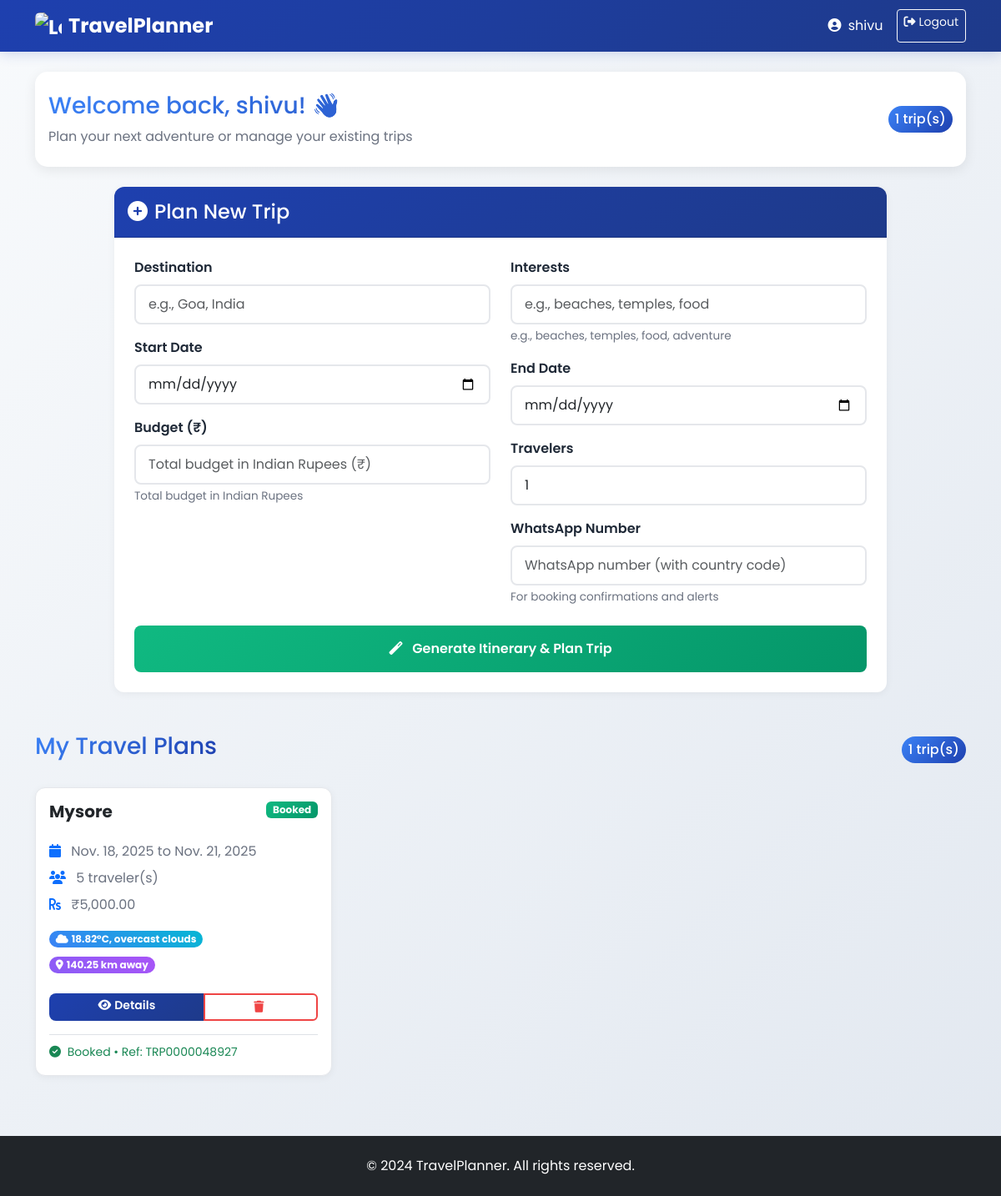
Page /dashboard/ (signed in) on the committed database.
### itinerary/models.py (models this page shows, shortened)
class Trip(models.Model):
    user = models.ForeignKey(User, on_delete=models.CASCADE)
    destination = models.CharField(max_length=100)
    start_date = models.DateField()
    end_date = models.DateField()
    budget = models.DecimalField(max_digits=15, decimal_places=2, null=True, blank=True)
    travelers = models.IntegerField(default=1)
    interests = models.CharField(max_length=200, blank=True)
    weather = models.TextField(blank=True)
    hotels = models.TextField(blank=True)
    attractions = models.TextField(blank=True)
    itinerary = models.TextField(blank=True)
    distance_km = models.FloatField(null=True, blank=True)
    created_at = models.DateTimeField(auto_now_add=True)
    is_booked = models.BooleanField(default=False)
    booking_reference = models.CharField(max_length=20, blank=True)
    tickets_sent = models.BooleanField(default=False)
    whatsapp_sent = models.BooleanField(default=False)
    phone_number = models.CharField(max_length=15, blank=True)  # Add phone number field
    @property
    def formatted_budget(self):
        if self.budget:
            return f"₹{self.budget:,.2f}"
        return "Not specified"

### itinerary/views.py (the view, shortened to what this page needs)
# urls.py: path('dashboard/', views.dashboard_view, name='dashboard'),
def dashboard_view(request):
    if not request.user.is_authenticated:
        return redirect('register')
    trips = Trip.objects.filter(user=request.user).order_by('-created_at')
    form = TripForm()
    return render(request, 'dashboard.html', {
        'form': form,
        'trips': trips,
        'user': request.user
    })

### itinerary/templates/dashboard.html (shortened to what this page needs)
<!DOCTYPE html>
<html lang="en">
<head>
    <link rel="stylesheet" href="https://cdn.jsdelivr.net/npm/bootstrap@5.3.2/dist/css/bootstrap.min.css">
    <link rel="stylesheet" href="https://cdnjs.cloudflare.com/ajax/libs/font-awesome/6.5.0/css/all.min.css">
</head>
<body>
<nav class="navbar navbar-expand-lg navbar-custom">
    <div class="container">
        <a class="navbar-brand logo d-flex align-items-center" href="#">
            <img src="https://i.postimg.cc/02sbfNTz/travel-logo.jpg"
                 alt="Logo"
                 class="me-2"
                 style="height: 32px; width: 32px; object-fit: cover; border-radius: 6px;">
            <span>TravelPlanner</span>
        </a>
        <div class="navbar-nav ms-auto">
            <span class="navbar-text text-white me-3">
                <i class="fas fa-user-circle me-1"></i>
                {{ user.username }}
            </span>
            <a href="{% url 'logout' %}" class="btn btn-outline-light btn-sm">
                <i class="fas fa-sign-out-alt me-1"></i>Logout
            </a>
        </div>
    </div>
</nav>
    <div class="container mt-4 fade-in">
        <div class="row mb-4">
            <div class="col-12">
                <div class="card welcome-card border-0">
                    <div class="card-body py-4">
                        <div class="row align-items-center">
                            <div class="col-md-8">
                                <h3 class="card-title mb-2 text-gradient">Welcome back, {{ user.username }}! 👋</h3>
                                <p class="text-muted mb-0">Plan your next adventure or manage your existing trips</p>
                            </div>
                            <div class="col-md-4 text-md-end">
                                <span class="badge badge-custom fs-6 p-2">{{ trips.count }} trip(s)</span>
                            </div>
                        </div>
                    </div>
                </div>
            </div>
        </div>
        <div class="row mb-5 fade-in" id="trip-form">
            <div class="col-lg-10 mx-auto">
                <div class="card trip-card border-0">
                    <div class="card-header card-header-custom text-white py-3">
                        <h4 class="mb-0"><i class="fas fa-plus-circle me-2"></i>Plan New Trip</h4>
                    </div>
                    <div class="card-body p-4">
                        <form method="POST">
                            <div class="row">
                                <div class="col-md-6">
                                    <div class="mb-3">
                                        <label class="form-label">Destination</label>
                                        {{ form.destination }}
                                    </div>
                                    <div class="mb-3">
                                        <label class="form-label">Start Date</label>
                                        {{ form.start_date }}
                                    </div>
                                    <div class="mb-3">
                                        <label class="form-label">Budget (₹)</label>
                                        {{ form.budget }}
                                        <div class="form-text">Total budget in Indian Rupees</div>
                                    </div>
                                </div>
                                <div class="col-md-6">
                                    <div class="mb-3">
                                        <label class="form-label">Interests</label>
                                        {{ form.interests }}
                                        <div class="form-text">e.g., beaches, temples, food, adventure</div>
                                    </div>
                                    <div class="mb-3">
                                        <label class="form-label">End Date</label>
                                        {{ form.end_date }}
                                    </div>
                                    <div class="mb-3">
                                        <label class="form-label">Travelers</label>
                                        {{ form.travelers }}
                                    </div>
                                    <div class="mb-3">
                                        <label class="form-label">WhatsApp Number</label>
                                        {{ form.phone_number }}
                                        <div class="form-text">For booking confirmations and alerts</div>
                                    </div>
                                </div>
                            </div>
                            <button type="submit" class="btn btn-success w-100 py-3 mt-2">
                                <i class="fas fa-magic me-2"></i>
                                Generate Itinerary & Plan Trip
                            </button>
                        </form>
                    </div>
                </div>
            </div>
        </div>
        <div class="row fade-in">
            <div class="col-12">
                <div class="d-flex justify-content-between align-items-center mb-4">
                    <h3 class="text-gradient">My Travel Plans</h3>
                    <span class="badge badge-custom fs-6 p-2">{{ trips.count }} trip(s)</span>
                </div>
                {% if trips %}
                <div class="row">
                    {% for trip in trips %}
                    <div class="col-xl-4 col-lg-6 mb-4">
                        <div class="card trip-card h-100">
                            <div class="card-body">
                                <div class="d-flex justify-content-between align-items-start mb-3">
                                    <h5 class="card-title fw-bold text-dark">{{ trip.destination }}</h5>
                                    {% if trip.is_booked %}
                                    <span class="badge badge-success">Booked</span>
                                    {% else %}
                                    <span class="badge badge-warning">Draft</span>
                                    {% endif %}
                                </div>
                                <div class="trip-details mb-3">
                                    <p class="card-text text-muted mb-2">
                                        <i class="fas fa-calendar me-2 text-primary"></i>
                                        {{ trip.start_date }} to {{ trip.end_date }}
                                    </p>
                                    <p class="card-text text-muted mb-2">
                                        <i class="fas fa-users me-2 text-primary"></i>
                                        {{ trip.travelers }} traveler(s)
                                    </p>
                                    <p class="card-text text-muted mb-3">
                                        <i class="fas fa-rupee-sign me-2 text-primary"></i>
                                        {{ trip.formatted_budget }}
                                    </p>
                                </div>
                                <div class="badges-container mb-3">
                                    {% if trip.weather %}
                                    <span class="badge weather-badge me-2 mb-2">
                                        <i class="fas fa-cloud me-1"></i>{{ trip.weather }}
                                    </span>
                                    {% endif %}
                                    {% if trip.distance_km %}
                                    <span class="badge distance-badge mb-2">
                                        <i class="fas fa-map-marker-alt me-1"></i>{{ trip.distance_km }} km away
                                    </span>
                                    {% endif %}
                                </div>
                                <div class="btn-group w-100" role="group">
                                    <a href="{% url 'trip_detail' trip.id %}" class="btn btn-primary btn-sm">
                                        <i class="fas fa-eye me-1"></i>Details
                                    </a>
                                    <a href="{% url 'delete_trip' trip.id %}"
                                       onclick="return confirm('Are you sure you want to delete this trip?')"
                                       class="btn btn-outline-danger btn-sm">
                                        <i class="fas fa-trash me-1"></i>
                                    </a>
                                </div>
                                {% if trip.is_booked %}
                                <div class="mt-3 pt-2 border-top">
                                    <small class="text-success">
                                        <i class="fas fa-check-circle me-1"></i>
                                        Booked • Ref: {{ trip.booking_reference }}
                                    </small>
                                </div>
                                {% endif %}
                            </div>
                        </div>
                    </div>
                    {% endfor %}
                </div>
                {% endif %}
            </div>
        </div>
    </div>
    <footer class="bg-dark text-white py-4 mt-5">
        <div class="container text-center">
            <p class="mb-0">&copy; 2024 TravelPlanner. All rights reserved.</p>
        </div>
    </footer>
</body>
</html>

### itinerary/templates/dashboard.html (style rules this page uses)
:root { --primary-color: #1e40af; --secondary-color: #1e3a8a; --accent-color: #3b82f6; --light-color: #f8f9fa; --dark-color: #0f172a; --card-bg: #ffffff; --text-dark: #1f2937; --text-light: #6b7280; --border-color: #e5e7eb; --gradient-primary: linear-gradient(135deg, #1e40af 0%, #1e3a8a 100%); --gradient-secondary: linear-gradient(135deg, #3b82f6 0%, #1e40af 100%); }
* { margin: 0; padding: 0; box-sizing: border-box; }
body { font-family: 'Poppins', sans-serif; background: linear-gradient(135deg, #f8fafc 0%, #e2e8f0 100%); color: var(--text-dark); min-height: 100vh; }
.navbar-custom { background: var(--gradient-primary); box-shadow: 0 2px 15px rgba(30, 64, 175, 0.2); }
.logo { font-weight: 700; font-size: 1.5rem; color: white; text-decoration: none; display: flex; align-items: center; }
.welcome-card { background: var(--card-bg); border: 1px solid var(--border-color); border-radius: 15px; box-shadow: 0 4px 15px rgba(0, 0, 0, 0.08); }
.trip-card { background: var(--card-bg); border: 1px solid var(--border-color); border-radius: 12px; transition: all 0.3s ease; box-shadow: 0 2px 10px rgba(0, 0, 0, 0.05); }
.card-header-custom { background: var(--gradient-primary) !important; border-radius: 12px 12px 0 0 !important; }
.btn-primary { background: var(--gradient-primary); border: none; border-radius: 8px; font-weight: 600; transition: all 0.3s ease; }
.btn-success { background: linear-gradient(135deg, #10b981 0%, #059669 100%); border: none; border-radius: 8px; font-weight: 600; transition: all 0.3s ease; }
.btn-outline-danger { border: 2px solid #ef4444; color: #ef4444; border-radius: 6px; font-weight: 500; transition: all 0.3s ease; }
.form-control { border: 2px solid var(--border-color); border-radius: 8px; padding: 10px 15px; transition: all 0.3s ease; }
.badge-custom { background: var(--gradient-secondary); border-radius: 20px; font-weight: 500; }
.badge-success { background: linear-gradient(135deg, #10b981 0%, #059669 100%); }
.weather-badge { background: linear-gradient(45deg, #3b82f6 0%, #06b6d4 100%); color: white; border-radius: 20px; }
.distance-badge { background: linear-gradient(45deg, #8b5cf6 0%, #a855f7 100%); color: white; border-radius: 20px; }
.text-gradient { background: var(--gradient-secondary); -webkit-background-clip: text; -webkit-text-fill-color: transparent; background-clip: text; }
.form-label { font-weight: 600; color: var(--text-dark); margin-bottom: 8px; }
.form-text { color: var(--text-light); font-size: 0.85rem; }
.text-muted { color: var(--text-light) !important; }
.fade-in { animation: fadeIn 0.6s ease-out; }

### rows in the picture
Trip: destination "Mysore", is_booked "Booked", start_date "Nov. 18, 2025", end_date "Nov. 21, 2025", travelers "5", formatted_budget "₹5,000.00", weather "18.82°C, overcast clouds", distance_km "140.25", booking_reference "TRP0000048927"

### other values in the picture
{{ user.username }} "shivu"
{{ trips.count }} "1"
